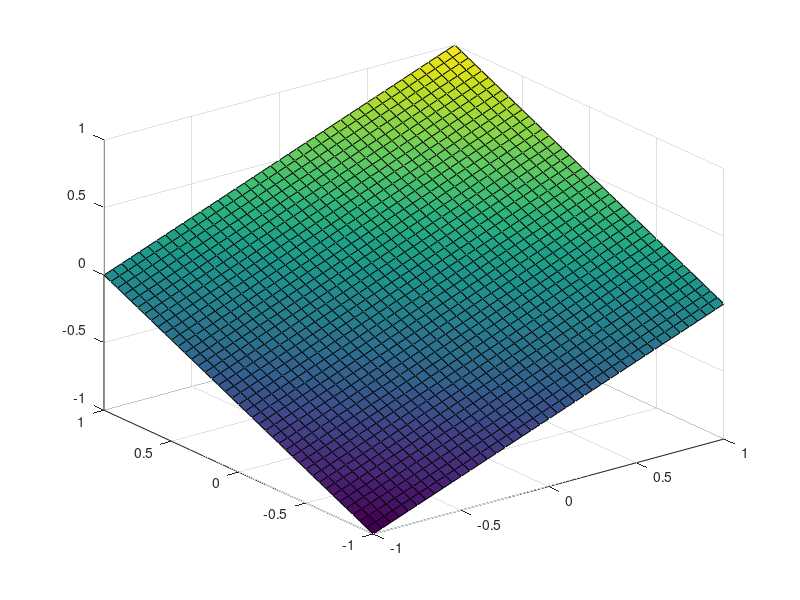

MATLAB code to generate this figure:
% quadrilateral playabout

addpath ../

close all
clc

% c=1/sqrt(2);
% nodes=[1/2*c 0; 2*c 1.5*c; 3/2*c 2*c; 0 0.5*c];
% [shape shapeDeriv]=lagrange_basis('L4', [1 1]);
% jacobian=shapeDeriv*nodes;
% invJ=inv(jacobian);
% dNdx=invJ*shapeDeriv;
% gradPsi=dNdx* [0.5*c 2*c 3/2*c 0]'

xc=0; yc=0;
[x y]=meshgrid(-1:0.05:1, -1:0.05:1);
F=x./2 + y./2;
surf(x,y,F)

% N1=1/4*(1-x).*(1-y);
% dN1=-1/4*(1-y);
% surf(x,y,N1)
% 
% r=sqrt((x-xc).^2 +(y-yc).^2);
% theta=atan2((y-yc),(x-xc));
% 
% gradNpsi=N1.*-1./(2*sqrt(r)).*sin(theta/2) + dN1.*sqrt(r).*sin(theta/2);
% gradNpsi=N1.*1./(2*sqrt(r)).*cos(theta/2) + dN1.*sqrt(r).*cos(theta/2);
% gradNpsi=N1.*-1./(2*sqrt(r)).*sin(3*theta/2).*sin(theta) + dN1.*sqrt(r).*sin(theta).*sin(theta/2);
% gradNpsi=N1.*-1./(2*sqrt(r)).*cos(3*theta/2).*sin(theta) + dN1.*sqrt(r).*sin(theta).*cos(theta/2);
% 
% 
% surf(x,y,gradNpsi.^2.*r)

